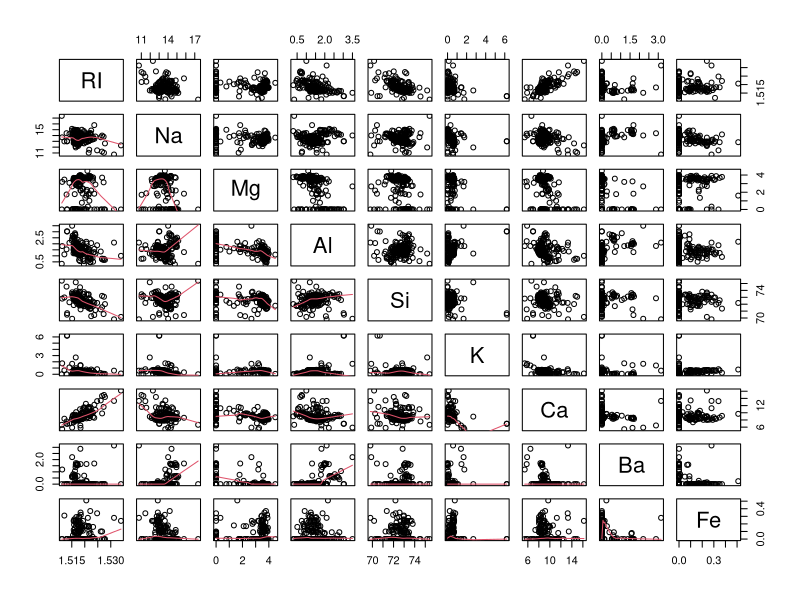
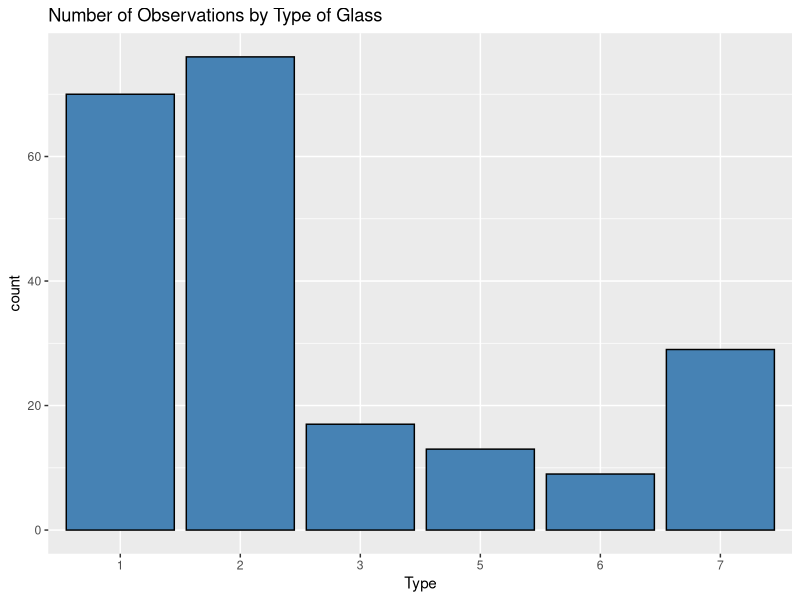
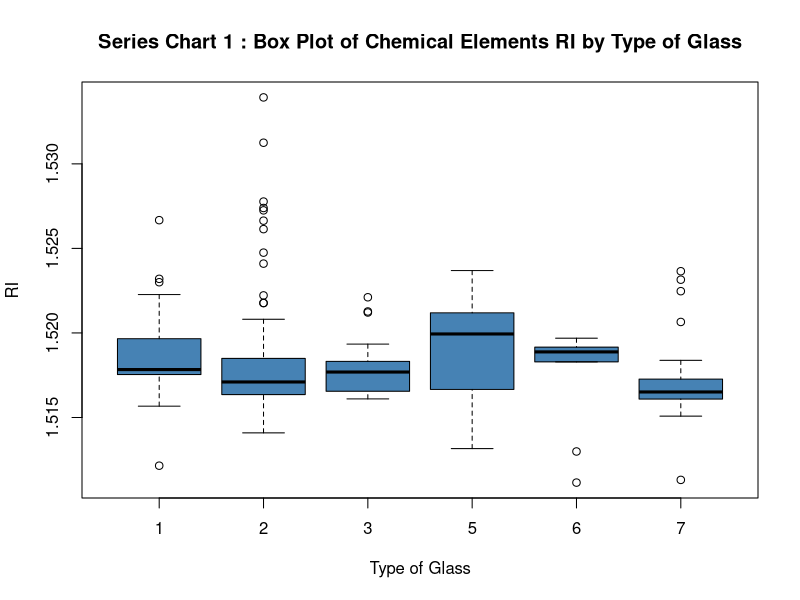
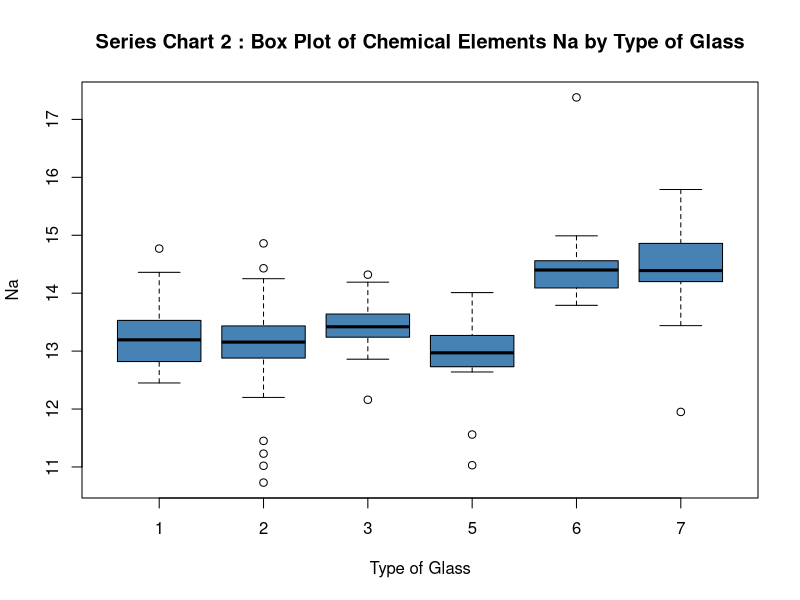
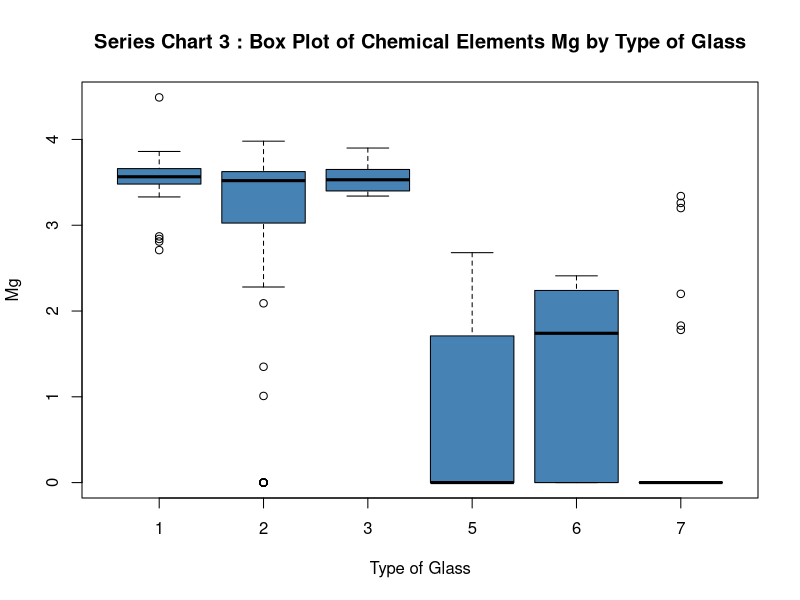
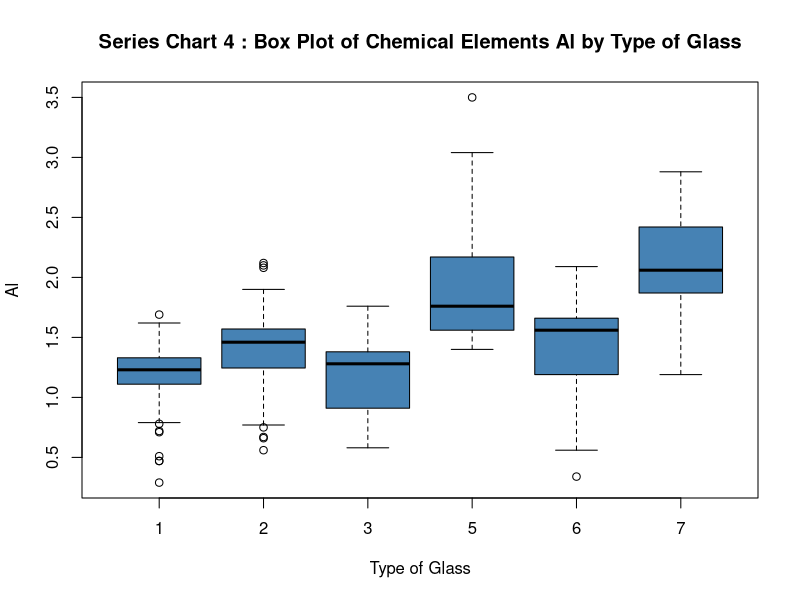
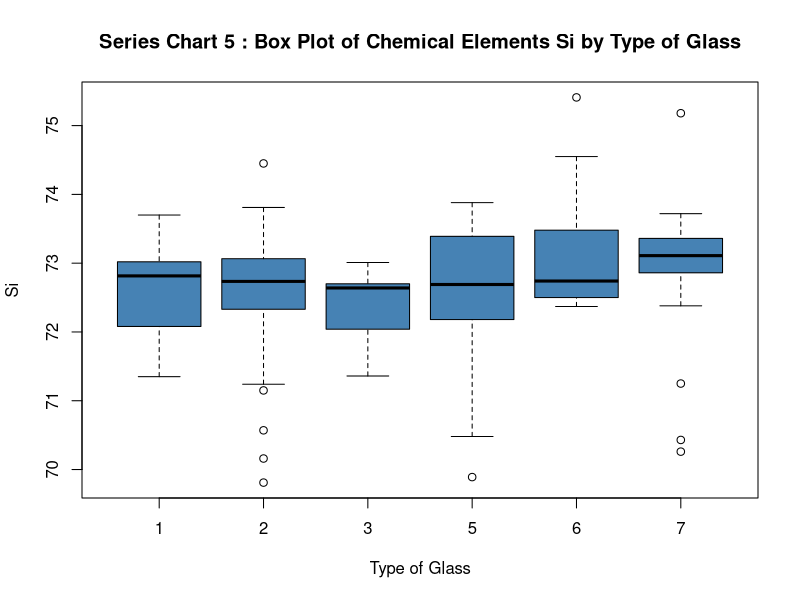
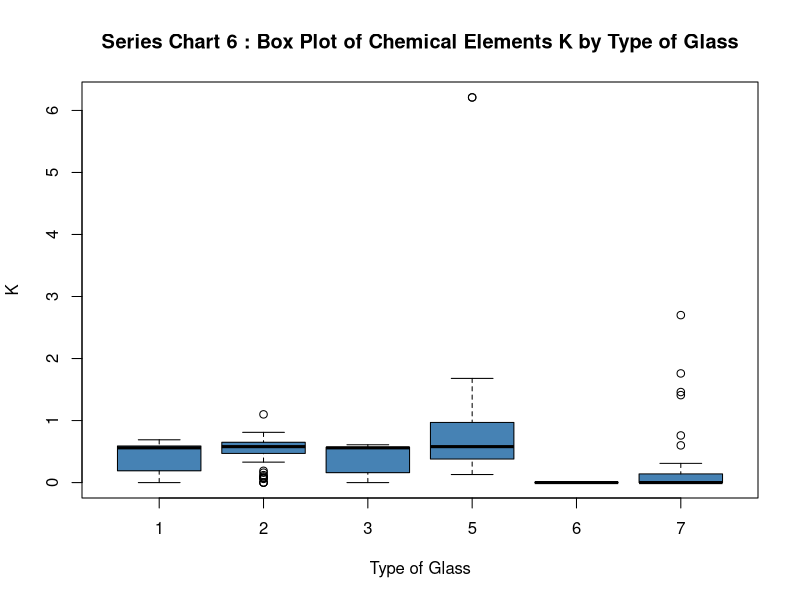

Here is the R script that generated these plots, in order: (Note: this script raises an error after producing the figures.)
## ---- chunk 1
library('mlbench')
data("Glass")
str(Glass)
## ---- chunk 2
#3.1a
library(GGally)
data <- Glass
pairs (~ RI + Na + Mg + Al +Si + K + Ca + Ba + Fe , data = data, lower.panel = panel.smooth) 
## ---- chunk 3
ggplot(Glass,aes(x=Type))+
  geom_bar(fill="steelblue",colour="black")+
  ggtitle("Number of Observations by Type of Glass")
## ---- chunk 4
#3.1b
for(i in 1:9){
  plot(Glass$Type,Glass[,i],col="steelblue",
     xlab="Type of Glass",ylab=names(Glass)[i],main=paste("Series Chart",i,": Box Plot of Chemical Elements",
          names(Glass)[i],"by Type of Glass"))
}
## ---- chunk 5
transform <- preProcess(Glass, method = c("BoxCox", "center", "scale", "pca"))
transform

transformed <- predict(transform, Glass)
head(transformed[, 1:5])
## ---- chunk 6
#3.2
library(mlbench)
data(Soybean)
## ---- chunk 7
#3,2a
X <- Soybean[,2:36]
par(mfrow = c(3, 6))
for (i in 1:ncol(X)) {
  smoothScatter(X[ ,i], ylab = names(X[i]))
}
## ---- chunk 8
library(caret)
nearZeroVar(X, names = TRUE, saveMetrics=T)
## ---- chunk 9
#3.2b
library(VIM)
aggr(Soybean, prop = c(T, T), bars=T, numbers=T, sortVars=T)
## ---- chunk 10
library(dplyr)
Soybean %>%
  mutate(Total = n()) %>% 
  filter(!complete.cases(.)) %>%
  group_by(Class) %>%
  mutate(Missing = n(), Proportion=Missing/Total) %>%
  select(Class, Missing, Proportion) %>%
  unique()
## ---- chunk 11
library(mice)
MICE <- mice(Soybean, method="pmm", printFlag=F, seed=624)
aggr(complete(MICE), prop = c(T, T), bars=T, numbers=T, sortVars=T)
## ---- chunk 12
#3.3a
library(caret)
data(BloodBrain)

## ---- chunk 13
#3.3 b
nearZeroVar(bbbDescr)
## ---- chunk 14
cor_rel <- cor(bbbDescr)
dim(cor_rel)
## ---- chunk 15
cor_predictors <- findCorrelation(cor_rel, cutoff = 0.75)
## ---- chunk 16
new_data <- bbbDescr[ , -c(cor_predictors)]
## ---- chunk 17
dim(new_data)
